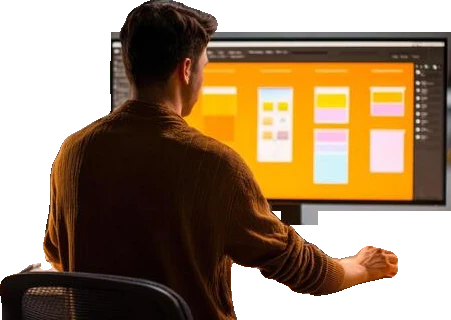
#> input picture prototype/assets/marks/mark-design.webp, 451 x 320 px
$ python tear_marks.py ../prototype/assets/img/scrap-band-2.webp
#> lines starting #> are read from the running program, lines starting #| are printed output that depends on the picture; after the words box and inside, x2 and y2 are one past the last pixel; in counts of white or black regions, pixels touching at a corner belong together
#> in main, rgba is the input picture: shape (320, 451, 4); mean R, G, B, A 106.7, 79.4, 50.9, 174.5
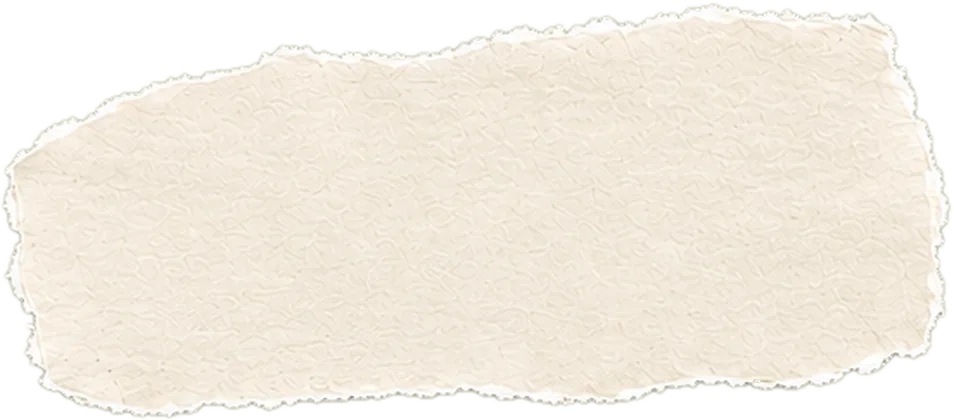
#> input picture prototype/assets/img/scrap-band-2.webp, 954 x 420 px
"""Give the ring marks torn-paper edges where the photograph was cropped.

    python resources/tear_marks.py            # writes assets/marks/mark-*-torn.webp
    python resources/tear_marks.py --debug    # also writes previews on linen

"the marks in the middle of the services rings, they all have cut straight
edges and its not good lookin, can u try and make those edges like the
edges of a torn paper, only in shape and looks not in color" — the agency,
2026-09-15.

A cut-out person is bounded by two kinds of edge: their own silhouette,
which cut_people_marks.py segments, and the FRAME — wherever the subject
ran out of the photograph the segmenter had to stop at the picture's
border, and that leaves a ruler-straight line: the bottom of all three, the
top and right of the designer's monitor, the developer's chair on the left.
This script finds those border-touching runs and tears them.

The tear is not synthesised: it is the actual deckle of the agency's own
scraps. `PROFILES` reads the torn outline of a shipped scrap along one of
its edges — how far in from a straight line the paper's edge sits at each
step along it, fibres and all — and that profile, resampled to the run's
length and scaled to the mark's size, is carved into the mark's alpha.
Where two cut edges meet at a corner the two carvings simply intersect.

"Looks not colour": the photograph's pixels are not tinted. What a torn
edge has that a cut one does not, besides the outline, is the RIM — the
lighter fibres where the paper's body shows at the break — so the few
pixels inside the new edge are pulled toward a fibre colour, strongest at
the edge, broken up by noise so it reads as fibre and not as a stroke. The
rim is the one place a paper colour touches the mark, and it is 1.5% of
its short side wide.

Sources are `prototype/assets/marks/mark-*.webp` (the cutter's output,
untouched) and the outputs are `mark-*-torn.webp` beside them — RING_MARKS
in main.js points at the torn set; point it back at the originals to undo.
"""
import sys
from pathlib import Path

import numpy as np
from PIL import Image
from scipy import ndimage as ndi

ROOT = Path(__file__).resolve().parent.parent
MARKS = ROOT / "prototype" / "assets" / "marks"
SCRAPS = ROOT / "prototype" / "assets" / "img"
DEBUG = "--debug" in sys.argv

AMP = 0.017       # the tear's depth: std of the waves, as a share of the
                  # mark's short side — "the effect is over done" at 0.03,
                  # which was the scraps' own deckle; a mark is not a sheet
FIBRE = 0.25      # the fibres' share of that depth (their spikes ride on the waves)
RIM = 0.007       # the fibre rim's width, same share
RIM_RGB = np.array([243, 240, 232], np.float32)
BASE = 320        # a mark's short side at which the profile is used 1:1 — the
                  # three marks are 320, 620 and 1291px short but all render
                  # in the same ~400px box, so the waves are scaled to LOOK
                  # the same size and not to be the same number of pixels
MIN_RUN = 0.06    # a border run shorter than this share of the side is not a
                  # cut edge, it is a fibre or a shoe touching the frame

# which scrap each mark tears with, so the three do not share one outline,
# and which of its cut edges are LEFT ALONE: the designer's monitor is cut
# on the right and the agency wants that edge straight ("dont do the right
# side of the screen for the graphic dev")
PROFILES = {
    "design": ("scrap-band-2.webp", {"right"}),
    "photo": ("scrap-quote.webp", set()),
    "tech": ("scrap-band-5.webp", set()),
}


def edge_profile(alpha, side):
    """Inset of the torn edge from a straight line, per step along `side`
    of a scrap ("bottom" | "top" | "left" | "right"), zero-mean, in px."""
#> called with side = 'bottom'
    a = alpha > 128
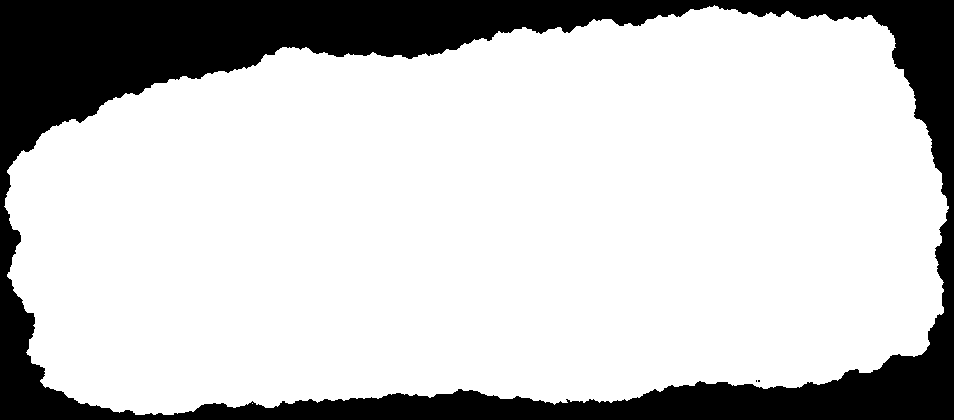
#> a: shape (420, 954) bool; 78.2% white; 3 black regions (2 under 20 px), largest, box (x1, y1, x2, y2) and area: (0, 0, 954, 420) 87246
    if side in ("bottom", "top"):
        cols = np.where(a.any(0))[0]
#> cols = 945 values from 4 to 948
        prof = []
        for x in cols:
            ys = np.where(a[:, x])[0]
            prof.append(ys.max() if side == "bottom" else ys.min())
#> this loop made 945 passes
#> ys on passes 1 to 2: [206], [198, 199, 200, 201, 202, 203, 204, 205, 206, 207]
#> after the loop, prof = 945 values, max 414 at index 131, min 206 at index 0, mean 387.8
        prof = np.array(prof, np.float32)
        inset = prof.max() - prof if side == "bottom" else prof - prof.min()
#> inset = 945 values, max 208 at index 0, min 0 at index 131, mean 26.17
    else:
        rows = np.where(a.any(1))[0]
        prof = []
        for y in rows:
            xs = np.where(a[y])[0]
            prof.append(xs.max() if side == "right" else xs.min())
        prof = np.array(prof, np.float32)
        inset = prof.max() - prof if side == "right" else prof - prof.min()
    # the middle 80%: the corners of a scrap curl and are not an edge's shape
    n = len(inset)
#> n = 945
    inset = inset[n // 10: n - n // 10]
#> inset = 757 values, max 45 at index 751, min 0 at index 37, mean 17.95
    # take out the slow lean of the scrap (it is never quite square to the
    # frame); split what is left into the WAVES of the tear and the FIBRES
    # riding on them, because they are scaled separately below
    trend = ndi.gaussian_filter1d(inset, n / 6)
#> trend = 757 values from 8.01 to 28.16
    inset = inset - trend
#> inset = 757 values, max 16.84 at index 751, min -10.15 at index 456, mean -8.06e-08
    waves = ndi.gaussian_filter1d(inset, 5)
#> waves = 757 values, max 16.3 at index 756, min -8.54 at index 512, mean -8.06e-08
    return waves, inset - waves


def resample(prof, length, scale, rng):
    """`prof` read at a random phase and stretched by `scale` (a mark whose
    pixels are 4x finer than the base needs the waves 4x longer in px to
    look the same), interpolated so nothing aliases into spikes."""
    n = len(prof)
    start = rng.uniform(0, n)
    pos = (start + np.arange(length) / scale) % n
    i0 = pos.astype(int)
    t = pos - i0
    return prof[i0] * (1 - t) + prof[(i0 + 1) % n] * t


def runs(mask, min_len):
    """Start/end pairs of True runs at least min_len long."""
    out, start = [], None
    for i, v in enumerate(list(mask) + [False]):
        if v and start is None:
            start = i
        elif not v and start is not None:
            if i - start >= min_len:
                out.append((start, i))
            start = None
    return out


def tear(rgba, prof, rng, skip=()):
    waves, fibres = prof
#> fibres = 757 values, max 2.66 at index 184, min -2.07 at index 739, mean -2.52e-09
    H, W = rgba.shape[:2]
#> H = 320; W = 451
    alpha = rgba[..., 3].astype(np.float32)
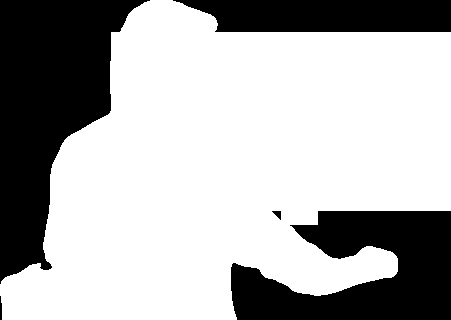
#> alpha: shape (320, 451) float32; 68.4% white; 5 black regions, box (x1, y1, x2, y2) and area: (0, 0, 150, 284) 21963, (231, 211, 451, 320) 15607, (173, 0, 451, 32) 7877, (272, 211, 281, 220) 45, (0, 296, 2, 320) 41
    solid = alpha > 128
    short = min(H, W)
#> short = 320
    scale = short / BASE
#> scale = 1
    amp = AMP * short
#> amp = 5.44
    rim = max(2.0, RIM * short)
#> rim = 2.24
    # distance from the straight border each cut edge is carved from; the
    # tear's inset is written here, then turned into alpha in one pass
    cut = np.zeros((H, W), np.float32)        # 1 = torn away
    yy, xx = np.mgrid[0:H, 0:W]
    edges = 0
    sides = [("bottom", solid[H - 1], H - 1 - yy, 0), ("top", solid[0], yy, 0),
             ("right", solid[:, W - 1], W - 1 - xx, 1), ("left", solid[:, 0], xx, 1)]
    for name, border, depth, axis in sides:
        if name in skip:
            continue
        span = W if axis == 0 else H
        for s, e in runs(border, int(MIN_RUN * span)):
            edges += 1
            pw = resample(waves, e - s, scale, rng)
            pf = resample(fibres, e - s, scale, rng)
            p = pw / (pw.std() + 1e-6) * amp + pf / (pf.std() + 1e-6) * amp * FIBRE
            p = p - p.min() + 0.15 * amp          # everything carves inward
            inset = np.zeros(span, np.float32)
            inset[s:e] = p
            # ease the run's ends to zero over 4% of the side so the tear
            # does not stop dead where the run does
            k = max(3, int(0.04 * span))
            ramp = np.minimum(1, np.minimum(np.arange(span) - s + 1, e - np.arange(span)) / k)
            inset *= np.clip(ramp, 0, 1)
            field = inset[None, :] if axis == 0 else inset[:, None]
            cut = np.maximum(cut, np.clip(field - depth + 0.5, 0, 1))
#> this loop made 4 passes
#> (name, axis, span) on passes 2, 4: ('top', 0, 451), ('left', 1, 320)
#> (name, axis, span) on pass 1: ('bottom', 0, 451)
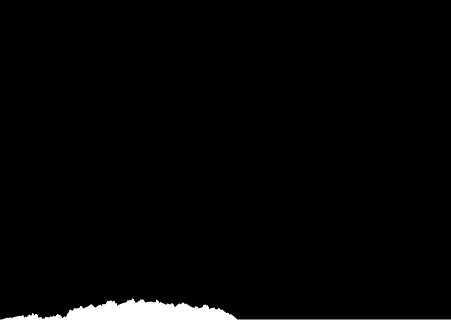
#> cut: shape (320, 451) float64; min 0, max 1, mean 0.0194
#> after the loop, edges = 1
    if not edges:
        return rgba, 0
    keep = solid & (cut < 0.5)
#> keep: shape (320, 451) bool; 66.6% white; 4 black regions, box (x1, y1, x2, y2) and area: (0, 0, 150, 284) 21963, (0, 211, 451, 320) 18344, (173, 0, 451, 32) 7877, (272, 211, 281, 220) 45
    # a 1px soft edge, like the scraps'
    new_alpha = ndi.gaussian_filter(keep.astype(np.float32), 0.8) * 255
    new_alpha = np.minimum(new_alpha, alpha)
    # the rim: distance inward from the NEW torn edge, only along the tears
    torn_band = (cut > 0) | ndi.binary_dilation(cut > 0.5, iterations=int(rim) + 2)
#> torn_band: shape (320, 451) bool; 2.7% white; 1 white region, box (x1, y1, x2, y2) and area: (0, 294, 451, 320) 3899
    dist = ndi.distance_transform_edt(keep)
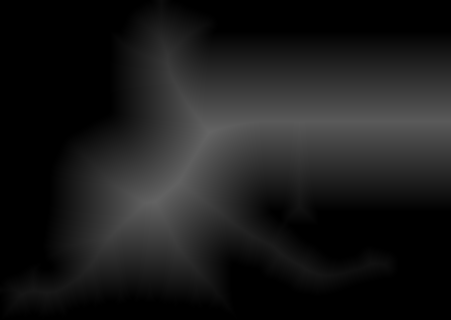
#> dist: shape (320, 451) float64; min 0, max 101, mean 26.6
    w = np.clip(1 - dist / rim, 0, 1) * torn_band * keep
    noise = ndi.gaussian_filter(rng.random((H, W)).astype(np.float32), 1.6 * scale)
    noise = (noise - noise.mean()) / (noise.std() + 1e-6)
    w = np.clip(w * (0.75 + 0.3 * noise), 0, 1) ** 1.5 * 0.7
    rgb = rgba[..., :3].astype(np.float32)
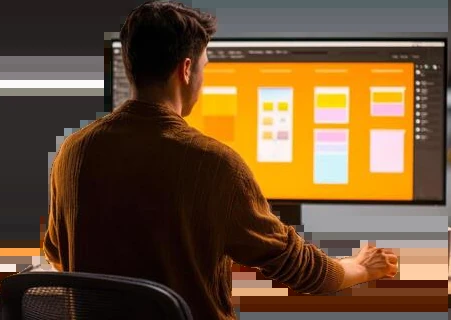
#> rgb: shape (320, 451, 3) float32; mean R, G, B 106.7, 79.4, 50.9
    rgb = rgb * (1 - w[..., None]) + RIM_RGB * w[..., None]
    out = np.dstack([np.clip(rgb, 0, 255), new_alpha]).astype(np.uint8)
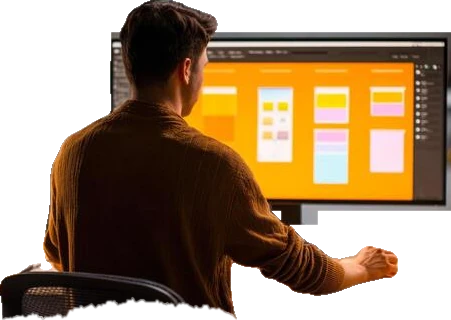
#> out: shape (320, 451, 4); mean R, G, B, A 106.8, 79.5, 51, 169.1; transparent parts drawn white
    return out, edges


def main():
    rng = np.random.default_rng(7)
    for key, (scrap, skip) in PROFILES.items():
        src = MARKS / ("mark-%s.webp" % key)
        rgba = np.asarray(Image.open(src).convert("RGBA"))
        salpha = np.asarray(Image.open(SCRAPS / scrap).convert("RGBA"))[..., 3]
        prof = edge_profile(salpha, "bottom")
        out, n = tear(rgba, prof, rng, skip)
#> n = 1
        dest = MARKS / ("mark-%s-torn.webp" % key)
        Image.fromarray(out).save(dest, "WEBP", quality=88, method=6)
        print("%-7s %d cut edge(s) torn with %s  -> %s  %.0f KB"
              % (key, n, scrap, dest.name, dest.stat().st_size / 1024))
#| design  1 cut edge(s) torn with scrap-band-2.webp  -> mark-design-torn.webp  19 KB
        if DEBUG:
            dbg = ROOT / "resources" / "clippings" / "debug"   # gitignored
            dbg.mkdir(exist_ok=True)
            bg = Image.new("RGBA", (out.shape[1], out.shape[0]), (217, 217, 206, 255))
            bg.alpha_composite(Image.fromarray(out))
            bg.convert("RGB").save(dbg / ("mark-%s-torn.jpg" % key), quality=85)


if __name__ == "__main__":
#> (the run stopped early here; a loop or call above may not have finished)
